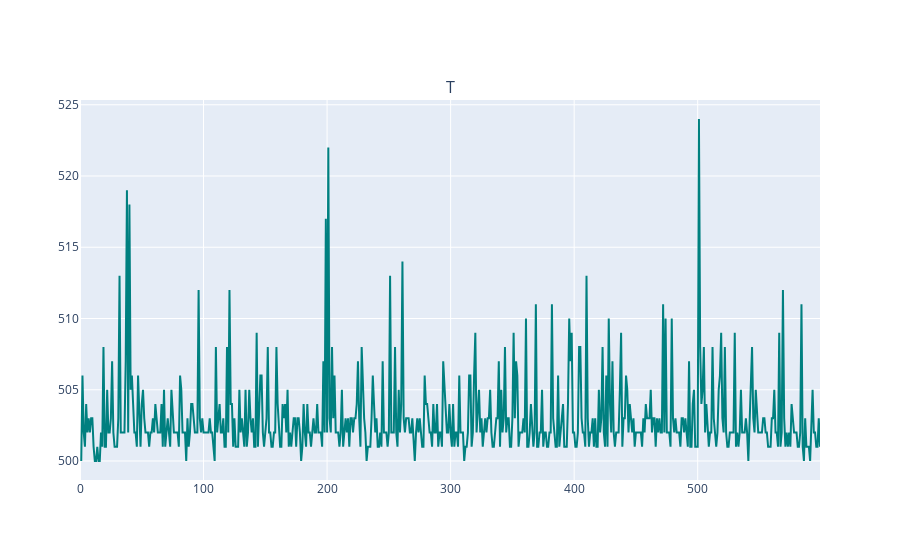

Notebook source saved alongside this figure:
### Code cell
fig = make_subplots(rows=1, cols=1,
        subplot_titles=("Timestamps"))


fig.add_trace(go.Scatter(y=new_df2["miliseconds_diff"], mode='lines',marker_color='teal'),
              1, 1)

### Figure 1 — Plotly figure (JSON) as saved in the notebook; plotly's stock layout.template omitted (floating-point values rounded to 4 significant figures; data arrays with more than 128 entries replaced by an {"elided": "..."} marker saying what was removed)
{"data": [{"marker": {"color": "teal"}, "mode": "lines", "type": "scatter", "xaxis": "x", "y": {"elided": "600 int values"}, "yaxis": "y"}], "layout": {"annotations": [{"font": {"size": 16}, "showarrow": false, "text": "T", "x": 0.5, "xanchor": "center", "xref": "paper", "y": 1, "yanchor": "bottom", "yref": "paper"}], "xaxis": {"anchor": "y", "domain": [0, 1]}, "yaxis": {"anchor": "x", "domain": [0, 1]}}}
